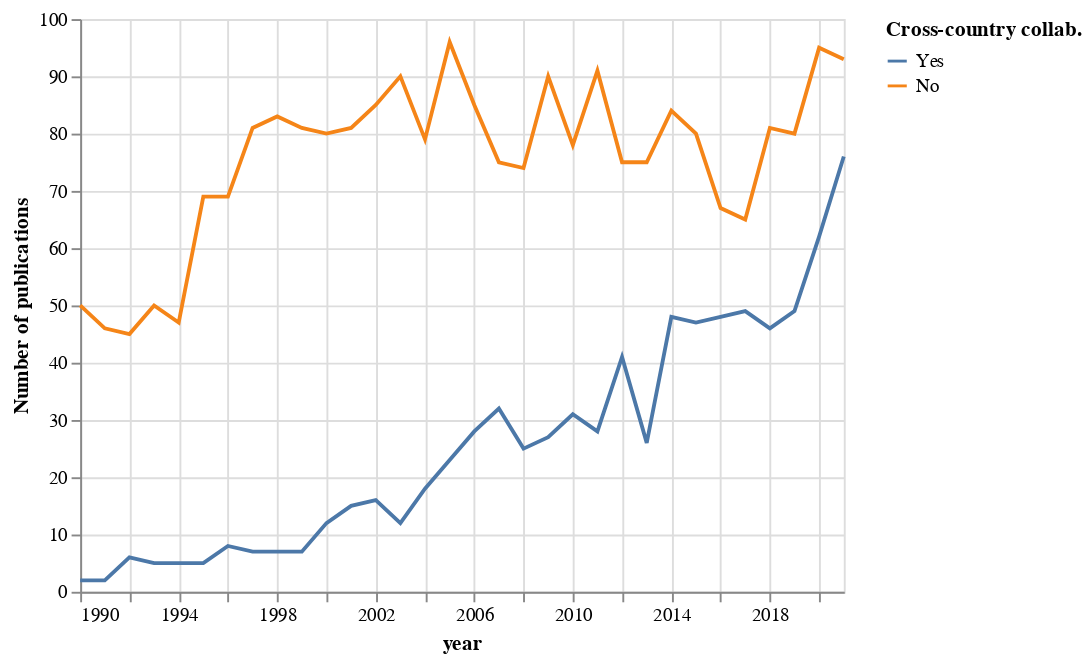

The notebook cell this image was saved under:
### Code cell
cross_country_count = alt.Chart(cross_country).mark_line().encode(
    x = 'year',
    y = alt.Y(
        'count',
        title = 'Number of publications'
    ),
    color = alt.Color(
        'type',
        title = 'Cross-country collab.',
        sort = ['Yes', 'No']
    )
)

cross_country_count

### Figure 1 — Vega-Lite specification as saved in the notebook (floating-point values rounded to 4 significant figures)
{"config": {"view": {"continuousWidth": 400, "continuousHeight": 300}}, "data": {"name": "data-40e384783310fb81a9bd53e818d8c686"}, "mark": "line", "encoding": {"color": {"field": "type", "sort": ["Yes", "No"], "title": "Cross-country collab.", "type": "nominal"}, "x": {"field": "year", "type": "temporal"}, "y": {"field": "count", "title": "Number of publications", "type": "quantitative"}}, "$schema": "https://vega.github.io/schema/vega-lite/v4.17.0.json", "datasets": {"data-40e384783310fb81a9bd53e818d8c686": [{"year": "1990-01-01T00:00:00", "type": "No", "count": 50, "ratio": 0.9615}, {"year": "1990-01-01T00:00:00", "type": "Yes", "count": 2, "ratio": 0.03846}, {"year": "1991-01-01T00:00:00", "type": "No", "count": 46, "ratio": 0.9583}, {"year": "1991-01-01T00:00:00", "type": "Yes", "count": 2, "ratio": 0.04167}, {"year": "1992-01-01T00:00:00", "type": "No", "count": 45, "ratio": 0.8824}, {"year": "1992-01-01T00:00:00", "type": "Yes", "count": 6, "ratio": 0.1176}, {"year": "1993-01-01T00:00:00", "type": "No", "count": 50, "ratio": 0.9091}, {"year": "1993-01-01T00:00:00", "type": "Yes", "count": 5, "ratio": 0.09091}, {"year": "1994-01-01T00:00:00", "type": "No", "count": 47, "ratio": 0.9038}, {"year": "1994-01-01T00:00:00", "type": "Yes", "count": 5, "ratio": 0.09615}, {"year": "1995-01-01T00:00:00", "type": "No", "count": 69, "ratio": 0.9324}, {"year": "1995-01-01T00:00:00", "type": "Yes", "count": 5, "ratio": 0.06757}, {"year": "1996-01-01T00:00:00", "type": "No", "count": 69, "ratio": 0.8961}, {"year": "1996-01-01T00:00:00", "type": "Yes", "count": 8, "ratio": 0.1039}, {"year": "1997-01-01T00:00:00", "type": "No", "count": 81, "ratio": 0.9205}, {"year": "1997-01-01T00:00:00", "type": "Yes", "count": 7, "ratio": 0.07955}, {"year": "1998-01-01T00:00:00", "type": "No", "count": 83, "ratio": 0.9222}, {"year": "1998-01-01T00:00:00", "type": "Yes", "count": 7, "ratio": 0.07778}, {"year": "1999-01-01T00:00:00", "type": "No", "count": 81, "ratio": 0.9205}, {"year": "1999-01-01T00:00:00", "type": "Yes", "count": 7, "ratio": 0.07955}, {"year": "2000-01-01T00:00:00", "type": "No", "count": 80, "ratio": 0.8696}, {"year": "2000-01-01T00:00:00", "type": "Yes", "count": 12, "ratio": 0.1304}, {"year": "2001-01-01T00:00:00", "type": "No", "count": 81, "ratio": 0.8438}, {"year": "2001-01-01T00:00:00", "type": "Yes", "count": 15, "ratio": 0.1562}, {"year": "2002-01-01T00:00:00", "type": "No", "count": 85, "ratio": 0.8416}, {"year": "2002-01-01T00:00:00", "type": "Yes", "count": 16, "ratio": 0.1584}, {"year": "2003-01-01T00:00:00", "type": "No", "count": 90, "ratio": 0.8824}, {"year": "2003-01-01T00:00:00", "type": "Yes", "count": 12, "ratio": 0.1176}, {"year": "2004-01-01T00:00:00", "type": "No", "count": 79, "ratio": 0.8144}, {"year": "2004-01-01T00:00:00", "type": "Yes", "count": 18, "ratio": 0.1856}, {"year": "2005-01-01T00:00:00", "type": "No", "count": 96, "ratio": 0.8067}, {"year": "2005-01-01T00:00:00", "type": "Yes", "count": 23, "ratio": 0.1933}, {"year": "2006-01-01T00:00:00", "type": "No", "count": 85, "ratio": 0.7522}, {"year": "2006-01-01T00:00:00", "type": "Yes", "count": 28, "ratio": 0.2478}, {"year": "2007-01-01T00:00:00", "type": "No", "count": 75, "ratio": 0.7009}, {"year": "2007-01-01T00:00:00", "type": "Yes", "count": 32, "ratio": 0.2991}, {"year": "2008-01-01T00:00:00", "type": "No", "count": 74, "ratio": 0.7475}, {"year": "2008-01-01T00:00:00", "type": "Yes", "count": 25, "ratio": 0.2525}, {"year": "2009-01-01T00:00:00", "type": "No", "count": 90, "ratio": 0.7692}, {"year": "2009-01-01T00:00:00", "type": "Yes", "count": 27, "ratio": 0.2308}, {"year": "2010-01-01T00:00:00", "type": "No", "count": 78, "ratio": 0.7156}, {"year": "2010-01-01T00:00:00", "type": "Yes", "count": 31, "ratio": 0.2844}, {"year": "2011-01-01T00:00:00", "type": "No", "count": 91, "ratio": 0.7647}, {"year": "2011-01-01T00:00:00", "type": "Yes", "count": 28, "ratio": 0.2353}, {"year": "2012-01-01T00:00:00", "type": "No", "count": 75, "ratio": 0.6466}, {"year": "2012-01-01T00:00:00", "type": "Yes", "count": 41, "ratio": 0.3534}, {"year": "2013-01-01T00:00:00", "type": "No", "count": 75, "ratio": 0.7426}, {"year": "2013-01-01T00:00:00", "type": "Yes", "count": 26, "ratio": 0.2574}, {"year": "2014-01-01T00:00:00", "type": "No", "count": 84, "ratio": 0.6364}, {"year": "2014-01-01T00:00:00", "type": "Yes", "count": 48, "ratio": 0.3636}, {"year": "2015-01-01T00:00:00", "type": "No", "count": 80, "ratio": 0.6299}, {"year": "2015-01-01T00:00:00", "type": "Yes", "count": 47, "ratio": 0.3701}, {"year": "2016-01-01T00:00:00", "type": "No", "count": 67, "ratio": 0.5826}, {"year": "2016-01-01T00:00:00", "type": "Yes", "count": 48, "ratio": 0.4174}, {"year": "2017-01-01T00:00:00", "type": "No", "count": 65, "ratio": 0.5702}, {"year": "2017-01-01T00:00:00", "type": "Yes", "count": 49, "ratio": 0.4298}, {"year": "2018-01-01T00:00:00", "type": "No", "count": 81, "ratio": 0.6378}, {"year": "2018-01-01T00:00:00", "type": "Yes", "count": 46, "ratio": 0.3622}, {"year": "2019-01-01T00:00:00", "type": "No", "count": 80, "ratio": 0.6202}, {"year": "2019-01-01T00:00:00", "type": "Yes", "count": 49, "ratio": 0.3798}, {"year": "2020-01-01T00:00:00", "type": "No", "count": 95, "ratio": 0.6051}, {"year": "2020-01-01T00:00:00", "type": "Yes", "count": 62, "ratio": 0.3949}, {"year": "2021-01-01T00:00:00", "type": "No", "count": 93, "ratio": 0.5503}, {"year": "2021-01-01T00:00:00", "type": "Yes", "count": 76, "ratio": 0.4497}]}}
